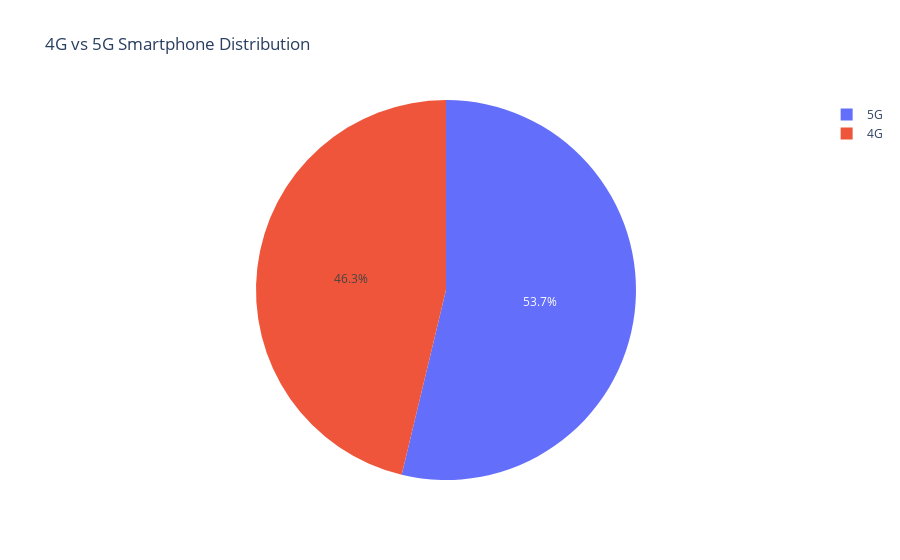

The cell this chart's notebook holds for it:
### Markdown cell above
# Feature Distribution and Trends

### Code cell
# 4G vs 5G Smartphone Distribution
connectivity_df = df.groupby("has_5g").size().reset_index().set_index("has_5g")
connectivity_df.index = ['4G', '5G']
connectivity_df = connectivity_df.reset_index()
connectivity_df.columns = ['Network', 'Total Phones']
fig = px.pie(
    connectivity_df,
    values = 'Total Phones',
    names = 'Network',
    title='4G vs 5G Smartphone Distribution'
)
fig.show()

# Insights
# 5G smartphones lead with a 53.7% share of the market.
# 4G smartphones still hold a strong presence, making up 46.3% of the total.

### Figure 1 — Plotly figure (JSON) as saved in the notebook; plotly's stock layout.template omitted (floating-point values rounded to 4 significant figures)
{"data": [{"domain": {"x": [0, 1], "y": [0, 1]}, "hovertemplate": "Network=%{label}<br>Total Phones=%{value}<extra></extra>", "labels": ["4G", "5G"], "legendgroup": "", "name": "", "showlegend": true, "type": "pie", "values": [1876, 2180]}], "layout": {"autosize": true, "legend": {"tracegroupgap": 0}, "title": {"text": "4G vs 5G Smartphone Distribution"}}}
